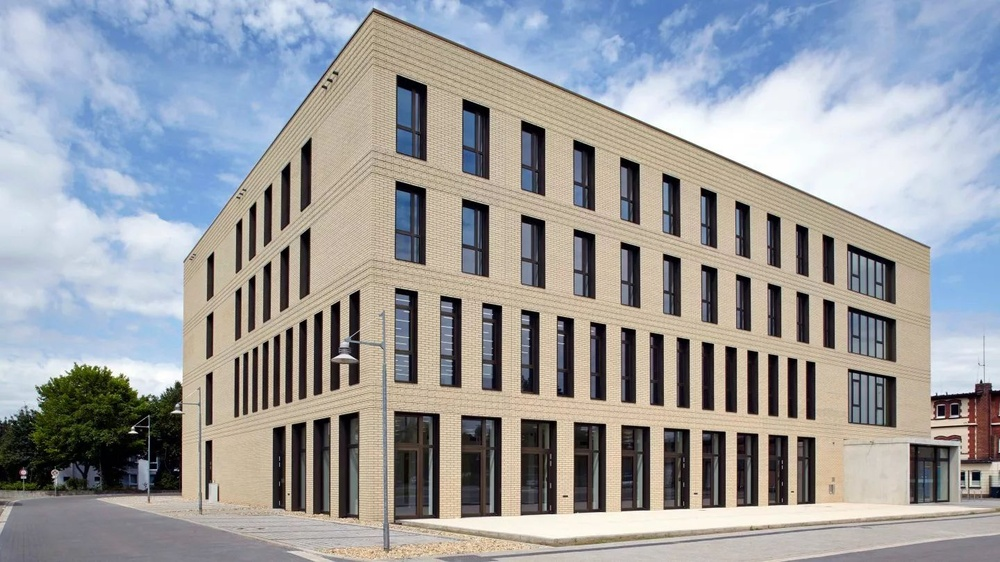
#> input picture abgabe2/p02_minden.jpg, 1000 x 562 px, shrunk from 1440 x 810 before the run
$ python abgabe2.py
#> lines starting #> are read from the running program, lines starting #| are printed output that depends on the picture
import cv2
import numpy as np


# Helper functions
def get_int_input(prompt: str) -> int:
    """
    Helper function that is a wrapper around the input function to check if the user entered a int or something else.
    :param prompt: Prompt that the input prints
    :return: Returns the entered integer value of the user
    """
    try:
        return int(input(prompt))
    except ValueError:
        print("Invalid input. Please enter an integer.")
        return get_int_input(prompt)


# Solution function for Task 1:
def fill_image_with_tiles(original_img, tile_img, tile_size: int):
    """
    This function pastes tiles of the specified tile image onto the specified image
    (original image) and returns the new image
    :param original_img: The image we paste the tiles onto
    :param tile_img: The image we choose the tiles from
    :param tile_size: Specified size of the tiles we paste on the original image
    :return: Returns the original image with tiles of the tile image on it
    """

    # Get the dimensions of the original image
    original_height, original_width, _ = original_img.shape

    # Calculate the number of tiles needed in horizontal and vertical directions
    num_horizontal_tiles = original_width // (tile_size + tile_size)
    num_vertical_tiles = original_height // (tile_size + tile_size)

    for y in range(num_vertical_tiles):
        for x in range(num_horizontal_tiles):
            # Choose a random tile patch from the specified tile image
            tile_patch_x = np.random.randint(0, tile_img.shape[1] - tile_size)
            tile_patch_y = np.random.randint(0, tile_img.shape[0] - tile_size)
            tile_patch = tile_img[tile_patch_y:tile_patch_y + tile_size, tile_patch_x:tile_patch_x + tile_size]

            # Calculate the coordinates of the tile in the filled image
            filled_x = x * (tile_size + tile_size)
            filled_y = y * (tile_size + tile_size)

            # Paste the tile patch onto the filled image
            original_img[filled_y:filled_y + tile_size, filled_x:filled_x + tile_size] = tile_patch

    return original_img


# Solution function for Task 2:
def recolor_image(img):
    """
    Recolors greyscale image and generates a new image with the grey values as gradient
    :param img: Given greyscale image
    :return: Returns greyscale gradient image
    """
    # Compute the histogram of the input image
    hist, _ = np.histogram(img, 256, [0, 256])

    max_gray_value = hist[-1]
    curr_pixel_count = 0
    curr_gray_value = 0

    # Create a new image with the same shape as the input image
    recolored_img = np.empty_like(img, dtype=np.uint8)

    height, width = img.shape

    for i in range(height):
        for j in range(width):
            # Find the next gray value that has enough remaining pixels
            while curr_pixel_count >= hist[curr_gray_value] and curr_gray_value < max_gray_value:
                curr_gray_value += 1
                curr_pixel_count = 0

            # Set the current pixel to the next gray value
            recolored_img[i, j] = curr_gray_value
            curr_pixel_count += 1

    return recolored_img


# Load images
minden_img = cv2.imread('p02_minden.jpg')
#> minden_img is the input picture: shape (562, 1000, 3); mean B, G, R 159.4, 156.5, 155
sun_img = cv2.imread('p02_sonne.jpg')
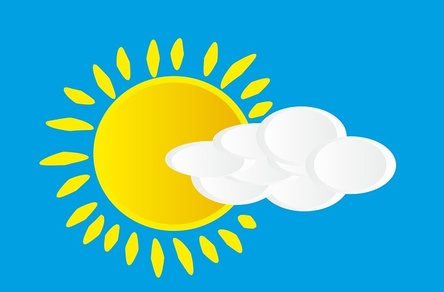
#> input picture abgabe2/p02_sonne.jpg, 444 x 292 px, shrunk from 640 x 420 before the run
#> sun_img is the input picture: shape (292, 444, 3); mean B, G, R 190.4, 181.1, 73.1

# Task 1:
tile_size = get_int_input("Please enter the tile size: ")
#> the answer given: 100

# Generate image with tiles in it
img_with_tiles = fill_image_with_tiles(minden_img, sun_img, tile_size)
#> after the loop in fill_image_with_tiles, `for y in range(num_vertical_tiles):`:
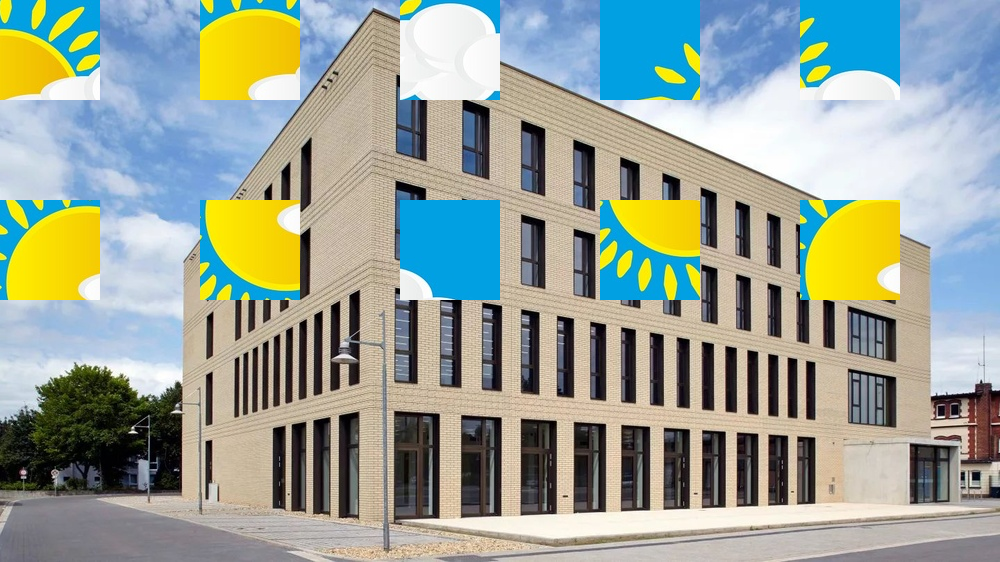
#> original_img: shape (562, 1000, 3); mean B, G, R 151, 162.4, 153
# Display resulting image
cv2.imshow('Tiles', img_with_tiles)

# Task 2:
minden_img2 = cv2.imread('p02_minden.jpg')

# Convert image color to greyscale
grayscale_minden_image = cv2.cvtColor(minden_img2, cv2.COLOR_BGR2GRAY)
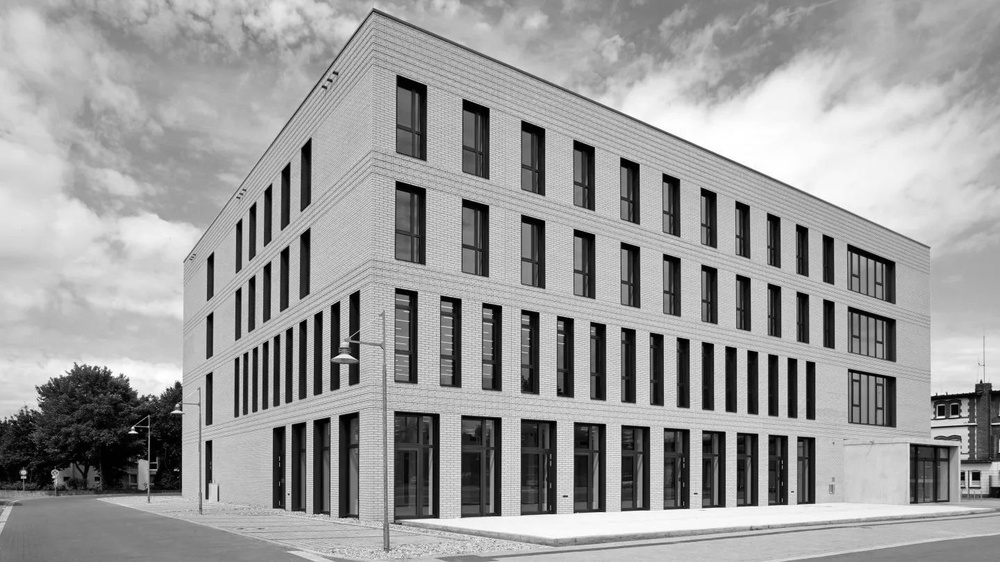
#> grayscale_minden_image: shape (562, 1000); min 0, max 255, mean 156.3
# Colorize the image based on the color map
recolored_minden_image = recolor_image(grayscale_minden_image)
#> in recolor_image, `hist, _ = np.histogram(img, 256, [0, 256])`: hist = 256 values, max 8341 at index 190, min 461 at index 255, mean 2195.3
#> in recolor_image, `max_gray_value = hist[-1]`: max_gray_value = 461
#> after the loop in recolor_image, `for i in range(height):`:
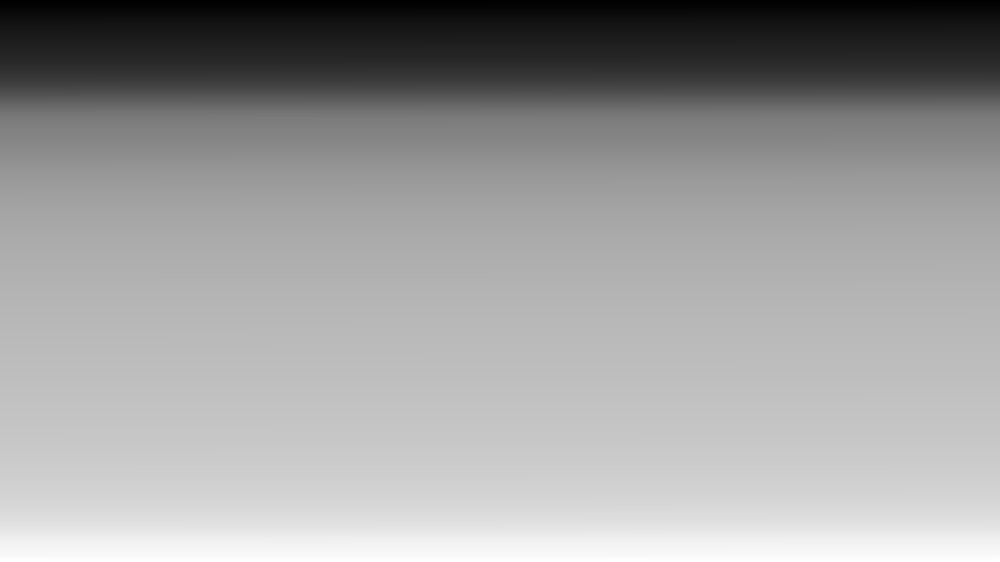
#> recolored_img: shape (562, 1000); min 0, max 255, mean 156.3

# Display resulting image
cv2.imshow('Recolored Image', recolored_minden_image)

# Wait for key press
cv2.waitKey(0)
cv2.destroyAllWindows()
